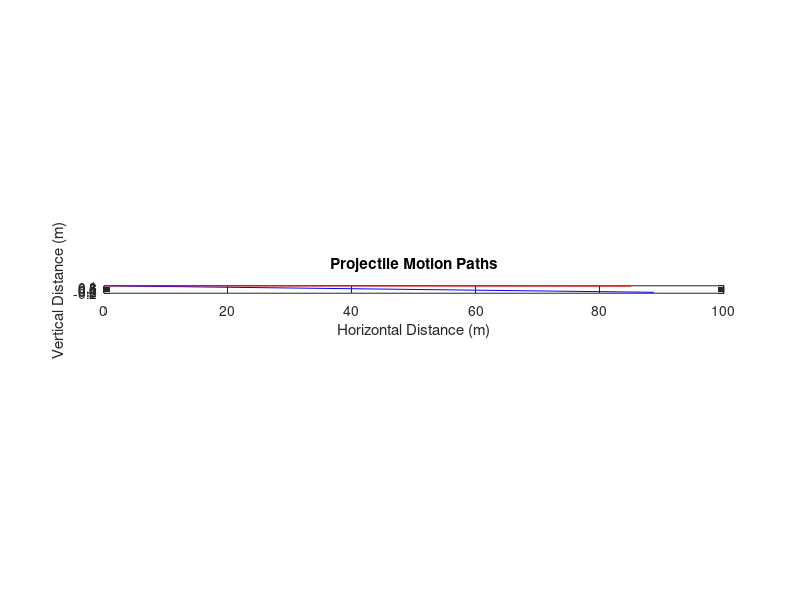

The MATLAB script that drew this image:
clear 
clc
close all

m = 0.00971984;                 %Mass of bullet in kg
v = 887;                        %Muzzle Velocity of the bullet in m/s
dia = 0.008;                    %Diameter of the bullet in m
rho = 1.225;                    %Density of air in kg/m^3
c = 0.295;                      %Drag coefficient of bullet
A = 3.14*dia*dia/4;             %Area of bullet head
d =rho*c*A/2;                   %Drag due to air
theta = 0;                      
target = input('Please input the distance of target (in m) : ');
if target <= 2500
    while theta<=45
        clear x;
        clear x1;
        clear y;
        clear y1;
        vx = v*cosd(theta);
        vy = v*sind(theta);
        t=0;
        g = 9.81;
        dt = 0.1;
        x(1)=0;
        x1(1)=0;
        y(1)=1;
        y1(1)=1;
        i=1;
        while min(y1)>=1
            i=i+1;
            t = t + dt;
            x(i) = v*cosd(theta)*t;
            y(i) = v*sind(theta)*t - (g*t^2)/2;

            v1 = sqrt(vx^2 + vy^2);
            ax = -d*v1*vx/m;
            ay = -g - d*v1*vy/m;
            x1(i) = x1(i-1) + vx*dt + (ax*dt^2)/2;
            y1(i) = y1(i-1) + vy*dt + (ay*dt^2)/2;
            vx = vx + ax*dt;
            vy = vy + ay*dt;
        end
        if max(x1) >= target
            X = sprintf('We have to fire at an angle = %f',theta);
            disp(X);
            break;
        end
        theta = theta + 0.1;
    end        
    plot(x,y,'b') ,hold on;
    plot(x1,y1,'r') , hold off;
    daspect([1 1 1]);
    xlabel('Horizontal Distance (m)');    
    ylabel('Vertical Distance (m)');      
    title('Projectile Motion Paths');
else
    display('The target cannot be reached.');
end
    
    
    
    
    
   
    
    
    
    
    

